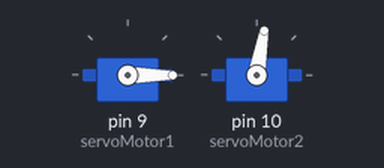
The sketch below on a simulated Arduino Uno, built with avr-gcc and run on an emulated ATmega328P. Shown: 2 × servo.

Above: at 0.05 s.
Timing chart, 0 to 4.6 s (numbered marks = the images above):
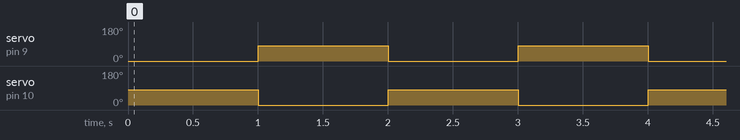

Measured:
- by itself, servo on pin 9 (servoMotor1), servo on pin 10 (servoMotor2): alternates 80° for 1.0 s and 0° for 1.0 s

The sketch:

servoprueba.ino
```cpp
/*
  Creado: Luis del Valle (ldelvalleh@programarfacil.com)
  https://programarfacil.com
*/

// Incluímos la librería para poder controlar el servo
#include <Servo.h>

// Declaramos la variable para controlar el servo
Servo servoMotor1;
Servo servoMotor2;

void setup() {
  // Iniciamos el monitor serie para mostrar el resultado
  Serial.begin(9600);

  // Iniciamos el servo para que empiece a trabajar con el pin 9
  servoMotor1.attach(9);
  servoMotor2.attach(10);
}

void loop() {

  servoMotor1.write(0);
  servoMotor2.write(80);
  delay(1000);
  servoMotor1.write(80);
  servoMotor2.write(0);
  delay(1000);

}
```
